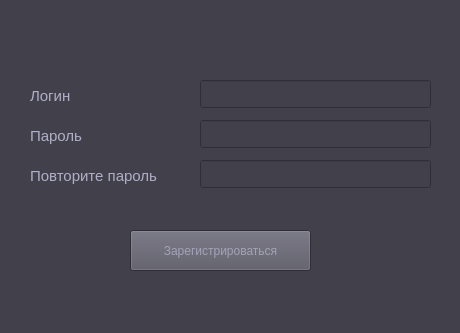
<?xml version="1.0" encoding="UTF-8"?>
<ui version="4.0">
 <class>SignUpWindow</class>
 <widget class="QWidget" name="SignUpWindow">
  <property name="geometry">
   <rect>
    <x>0</x>
    <y>0</y>
    <width>460</width>
    <height>333</height>
   </rect>
  </property>
  <property name="palette">
   <palette>
    <active>
     <colorrole role="WindowText">
      <brush brushstyle="SolidPattern">
       <color alpha="255">
        <red>152</red>
        <green>151</green>
        <blue>173</blue>
       </color>
      </brush>
     </colorrole>
     <colorrole role="Button">
      <brush brushstyle="SolidPattern">
       <color alpha="255">
        <red>66</red>
        <green>65</green>
        <blue>75</blue>
       </color>
      </brush>
     </colorrole>
     <colorrole role="Light">
      <brush brushstyle="SolidPattern">
       <color alpha="0">
        <red>255</red>
        <green>255</green>
        <blue>255</blue>
       </color>
      </brush>
     </colorrole>
     <colorrole role="Midlight">
      <brush brushstyle="SolidPattern">
       <color alpha="0">
        <red>227</red>
        <green>227</green>
        <blue>227</blue>
       </color>
      </brush>
     </colorrole>
     <colorrole role="Text">
      <brush brushstyle="SolidPattern">
       <color alpha="255">
        <red>152</red>
        <green>151</green>
        <blue>173</blue>
       </color>
      </brush>
     </colorrole>
     <colorrole role="BrightText">
      <brush brushstyle="SolidPattern">
       <color alpha="255">
        <red>152</red>
        <green>151</green>
        <blue>173</blue>
       </color>
      </brush>
     </colorrole>
     <colorrole role="ButtonText">
      <brush brushstyle="SolidPattern">
       <color alpha="255">
        <red>163</red>
        <green>162</green>
        <blue>185</blue>
       </color>
      </brush>
     </colorrole>
     <colorrole role="Base">
      <brush brushstyle="SolidPattern">
       <color alpha="255">
        <red>66</red>
        <green>65</green>
        <blue>75</blue>
       </color>
      </brush>
     </colorrole>
     <colorrole role="Window">
      <brush brushstyle="SolidPattern">
       <color alpha="255">
        <red>66</red>
        <green>65</green>
        <blue>75</blue>
       </color>
      </brush>
     </colorrole>
     <colorrole role="Highlight">
      <brush brushstyle="SolidPattern">
       <color alpha="255">
        <red>87</red>
        <green>86</green>
        <blue>99</blue>
       </color>
      </brush>
     </colorrole>
     <colorrole role="Link">
      <brush brushstyle="SolidPattern">
       <color alpha="255">
        <red>152</red>
        <green>151</green>
        <blue>173</blue>
       </color>
      </brush>
     </colorrole>
     <colorrole role="LinkVisited">
      <brush brushstyle="SolidPattern">
       <color alpha="255">
        <red>152</red>
        <green>151</green>
        <blue>173</blue>
       </color>
      </brush>
     </colorrole>
     <colorrole role="AlternateBase">
      <brush brushstyle="SolidPattern">
       <color alpha="255">
        <red>87</red>
        <green>86</green>
        <blue>99</blue>
       </color>
      </brush>
     </colorrole>
     <colorrole role="ToolTipBase">
      <brush brushstyle="SolidPattern">
       <color alpha="255">
        <red>87</red>
        <green>86</green>
        <blue>99</blue>
       </color>
      </brush>
     </colorrole>
     <colorrole role="ToolTipText">
      <brush brushstyle="SolidPattern">
       <color alpha="255">
        <red>152</red>
        <green>151</green>
        <blue>173</blue>
       </color>
      </brush>
     </colorrole>
     <colorrole role="PlaceholderText">
      <brush brushstyle="SolidPattern">
       <color alpha="128">
        <red>152</red>
        <green>151</green>
        <blue>173</blue>
       </color>
      </brush>
     </colorrole>
     <colorrole role="Accent">
      <brush brushstyle="SolidPattern">
       <color alpha="255">
        <red>152</red>
        <green>151</green>
        <blue>173</blue>
       </color>
      </brush>
     </colorrole>
    </active>
    <inactive>
     <colorrole role="WindowText">
      <brush brushstyle="SolidPattern">
       <color alpha="255">
        <red>176</red>
        <green>175</green>
        <blue>200</blue>
       </color>
      </brush>
     </colorrole>
     <colorrole role="Button">
      <brush brushstyle="SolidPattern">
       <color alpha="255">
        <red>87</red>
        <green>86</green>
        <blue>99</blue>
       </color>
      </brush>
     </colorrole>
     <colorrole role="Light">
      <brush brushstyle="SolidPattern">
       <color alpha="0">
        <red>255</red>
        <green>255</green>
        <blue>255</blue>
       </color>
      </brush>
     </colorrole>
     <colorrole role="Midlight">
      <brush brushstyle="SolidPattern">
       <color alpha="0">
        <red>227</red>
        <green>227</green>
        <blue>227</blue>
       </color>
      </brush>
     </colorrole>
     <colorrole role="Text">
      <brush brushstyle="SolidPattern">
       <color alpha="255">
        <red>152</red>
        <green>151</green>
        <blue>173</blue>
       </color>
      </brush>
     </colorrole>
     <colorrole role="BrightText">
      <brush brushstyle="SolidPattern">
       <color alpha="255">
        <red>152</red>
        <green>151</green>
        <blue>173</blue>
       </color>
      </brush>
     </colorrole>
     <colorrole role="ButtonText">
      <brush brushstyle="SolidPattern">
       <color alpha="255">
        <red>163</red>
        <green>162</green>
        <blue>185</blue>
       </color>
      </brush>
     </colorrole>
     <colorrole role="Base">
      <brush brushstyle="SolidPattern">
       <color alpha="255">
        <red>66</red>
        <green>65</green>
        <blue>75</blue>
       </color>
      </brush>
     </colorrole>
     <colorrole role="Window">
      <brush brushstyle="SolidPattern">
       <color alpha="255">
        <red>66</red>
        <green>65</green>
        <blue>75</blue>
       </color>
      </brush>
     </colorrole>
     <colorrole role="Highlight">
      <brush brushstyle="SolidPattern">
       <color alpha="255">
        <red>87</red>
        <green>86</green>
        <blue>99</blue>
       </color>
      </brush>
     </colorrole>
     <colorrole role="HighlightedText">
      <brush brushstyle="SolidPattern">
       <color alpha="255">
        <red>255</red>
        <green>255</green>
        <blue>255</blue>
       </color>
      </brush>
     </colorrole>
     <colorrole role="Link">
      <brush brushstyle="SolidPattern">
       <color alpha="255">
        <red>152</red>
        <green>151</green>
        <blue>173</blue>
       </color>
      </brush>
     </colorrole>
     <colorrole role="LinkVisited">
      <brush brushstyle="SolidPattern">
       <color alpha="255">
        <red>152</red>
        <green>151</green>
        <blue>173</blue>
       </color>
      </brush>
     </colorrole>
     <colorrole role="AlternateBase">
      <brush brushstyle="SolidPattern">
       <color alpha="255">
        <red>87</red>
        <green>86</green>
        <blue>99</blue>
       </color>
      </brush>
     </colorrole>
     <colorrole role="ToolTipBase">
      <brush brushstyle="SolidPattern">
       <color alpha="255">
        <red>87</red>
        <green>86</green>
        <blue>99</blue>
       </color>
      </brush>
     </colorrole>
     <colorrole role="ToolTipText">
      <brush brushstyle="SolidPattern">
       <color alpha="255">
        <red>152</red>
        <green>151</green>
        <blue>173</blue>
       </color>
      </brush>
     </colorrole>
     <colorrole role="PlaceholderText">
      <brush brushstyle="SolidPattern">
       <color alpha="128">
        <red>152</red>
        <green>151</green>
        <blue>173</blue>
       </color>
      </brush>
     </colorrole>
     <colorrole role="Accent">
      <brush brushstyle="SolidPattern">
       <color alpha="255">
        <red>152</red>
        <green>151</green>
        <blue>173</blue>
       </color>
      </brush>
     </colorrole>
    </inactive>
    <disabled>
     <colorrole role="WindowText">
      <brush brushstyle="SolidPattern">
       <color alpha="255">
        <red>176</red>
        <green>175</green>
        <blue>200</blue>
       </color>
      </brush>
     </colorrole>
     <colorrole role="Button">
      <brush brushstyle="SolidPattern">
       <color alpha="255">
        <red>87</red>
        <green>86</green>
        <blue>99</blue>
       </color>
      </brush>
     </colorrole>
     <colorrole role="Light">
      <brush brushstyle="SolidPattern">
       <color alpha="0">
        <red>255</red>
        <green>255</green>
        <blue>255</blue>
       </color>
      </brush>
     </colorrole>
     <colorrole role="Midlight">
      <brush brushstyle="SolidPattern">
       <color alpha="0">
        <red>227</red>
        <green>227</green>
        <blue>227</blue>
       </color>
      </brush>
     </colorrole>
     <colorrole role="BrightText">
      <brush brushstyle="SolidPattern">
       <color alpha="255">
        <red>152</red>
        <green>151</green>
        <blue>173</blue>
       </color>
      </brush>
     </colorrole>
     <colorrole role="Base">
      <brush brushstyle="SolidPattern">
       <color alpha="255">
        <red>66</red>
        <green>65</green>
        <blue>75</blue>
       </color>
      </brush>
     </colorrole>
     <colorrole role="Window">
      <brush brushstyle="SolidPattern">
       <color alpha="255">
        <red>66</red>
        <green>65</green>
        <blue>75</blue>
       </color>
      </brush>
     </colorrole>
     <colorrole role="Shadow">
      <brush brushstyle="SolidPattern">
       <color alpha="255">
        <red>105</red>
        <green>105</green>
        <blue>105</blue>
       </color>
      </brush>
     </colorrole>
     <colorrole role="Highlight">
      <brush brushstyle="SolidPattern">
       <color alpha="255">
        <red>87</red>
        <green>86</green>
        <blue>99</blue>
       </color>
      </brush>
     </colorrole>
     <colorrole role="Link">
      <brush brushstyle="SolidPattern">
       <color alpha="255">
        <red>152</red>
        <green>151</green>
        <blue>173</blue>
       </color>
      </brush>
     </colorrole>
     <colorrole role="LinkVisited">
      <brush brushstyle="SolidPattern">
       <color alpha="255">
        <red>152</red>
        <green>151</green>
        <blue>173</blue>
       </color>
      </brush>
     </colorrole>
     <colorrole role="AlternateBase">
      <brush brushstyle="SolidPattern">
       <color alpha="255">
        <red>87</red>
        <green>86</green>
        <blue>99</blue>
       </color>
      </brush>
     </colorrole>
     <colorrole role="ToolTipBase">
      <brush brushstyle="SolidPattern">
       <color alpha="255">
        <red>87</red>
        <green>86</green>
        <blue>99</blue>
       </color>
      </brush>
     </colorrole>
     <colorrole role="ToolTipText">
      <brush brushstyle="SolidPattern">
       <color alpha="255">
        <red>152</red>
        <green>151</green>
        <blue>173</blue>
       </color>
      </brush>
     </colorrole>
     <colorrole role="PlaceholderText">
      <brush brushstyle="SolidPattern">
       <color alpha="128">
        <red>152</red>
        <green>151</green>
        <blue>173</blue>
       </color>
      </brush>
     </colorrole>
     <colorrole role="Accent">
      <brush brushstyle="SolidPattern">
       <color alpha="255">
        <red>152</red>
        <green>151</green>
        <blue>173</blue>
       </color>
      </brush>
     </colorrole>
    </disabled>
   </palette>
  </property>
  <property name="windowTitle">
   <string>Form</string>
  </property>
  <widget class="QLineEdit" name="loginLine">
   <property name="geometry">
    <rect>
     <x>200</x>
     <y>80</y>
     <width>231</width>
     <height>28</height>
    </rect>
   </property>
   <property name="inputMask">
    <string/>
   </property>
  </widget>
  <widget class="QLineEdit" name="passwordLine">
   <property name="geometry">
    <rect>
     <x>200</x>
     <y>120</y>
     <width>231</width>
     <height>28</height>
    </rect>
   </property>
  </widget>
  <widget class="QLineEdit" name="passwordRepeatLine">
   <property name="geometry">
    <rect>
     <x>200</x>
     <y>160</y>
     <width>231</width>
     <height>28</height>
    </rect>
   </property>
  </widget>
  <widget class="QLabel" name="label">
   <property name="geometry">
    <rect>
     <x>30</x>
     <y>80</y>
     <width>131</width>
     <height>31</height>
    </rect>
   </property>
   <property name="font">
    <font>
     <pointsize>11</pointsize>
    </font>
   </property>
   <property name="text">
    <string>Логин</string>
   </property>
  </widget>
  <widget class="QLabel" name="label_2">
   <property name="geometry">
    <rect>
     <x>30</x>
     <y>120</y>
     <width>141</width>
     <height>31</height>
    </rect>
   </property>
   <property name="font">
    <font>
     <pointsize>11</pointsize>
    </font>
   </property>
   <property name="text">
    <string>Пароль</string>
   </property>
  </widget>
  <widget class="QLabel" name="label_3">
   <property name="geometry">
    <rect>
     <x>30</x>
     <y>160</y>
     <width>161</width>
     <height>31</height>
    </rect>
   </property>
   <property name="font">
    <font>
     <pointsize>11</pointsize>
    </font>
   </property>
   <property name="text">
    <string>Повторите пароль</string>
   </property>
  </widget>
  <widget class="QPushButton" name="signUpButton">
   <property name="geometry">
    <rect>
     <x>130</x>
     <y>230</y>
     <width>181</width>
     <height>41</height>
    </rect>
   </property>
   <property name="text">
    <string>Зарегистрироваться</string>
   </property>
  </widget>
 </widget>
 <resources/>
 <connections/>
</ui>
